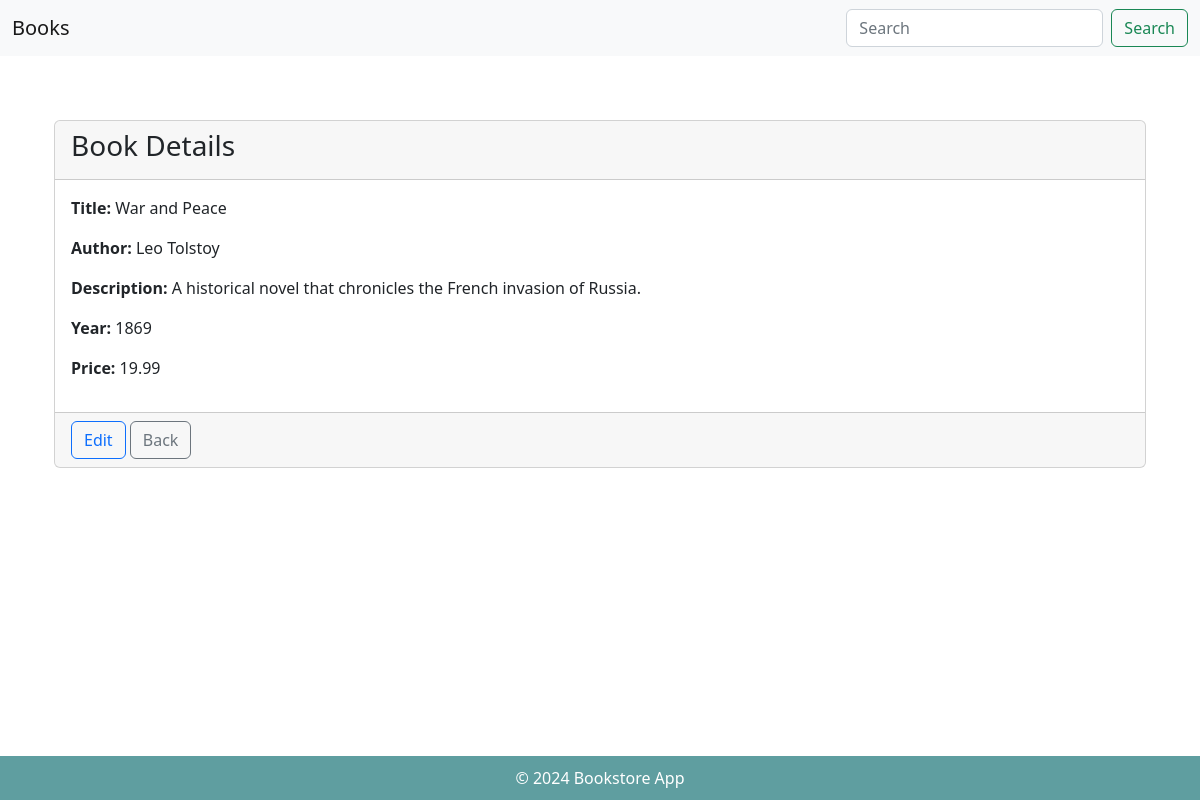
The app's page /books/detail/1 with its own data.
### books/models.py (models this page shows, shortened)
class Book(models.Model):
    title = models.CharField(max_length=200)
    author = models.CharField(max_length=100)
    description = models.TextField()
    year = models.IntegerField()
    price = models.DecimalField(max_digits=10, decimal_places=2)

### books/views.py (the view)
# urls.py: path("detail/<int:id>", views.detail, name='detail'),
def detail(request, id):
    try:
        book = Book.objects.get(id=id)
        return render(request, "detail.html", {"book": book})
    except Book.DoesNotExist:
        return HttpResponse("Book not found", status=404)

### books/templates/detail.html (shortened to what this page needs)
{% extends "list.html" %}
{% block content %}
<div class="container mt-5">
    <div class="card">
        <div class="card-header">
            <h3>Book Details</h3>
        </div>
        <div class="card-body">
            <p><strong>Title:</strong> {{ book.title }}</p>
            <p><strong>Author:</strong> {{ book.author }}</p>
            <p><strong>Description:</strong> {{ book.description }}</p>
            <p><strong>Year:</strong> {{ book.year }}</p>
            <p><strong>Price:</strong> {{ book.price }}</p>
        </div>
        <div class="card-footer text-right">
            <a href="{% url 'edit' book.id%}" class="btn btn-outline-primary">Edit</a>
            <a href="{% url 'list' %}" class="btn btn-outline-secondary">Back</a>
        </div>
    </div>
</div>
{% endblock %}

### books/static/style.css (style rules this page uses)
body { display: flex; flex-direction: column; min-height: 100vh; }

### records on screen
Book: title "War and Peace", author "Leo Tolstoy", description "A historical novel that chronicles the French invasion of Russia.", year "1869", price "19.99"
